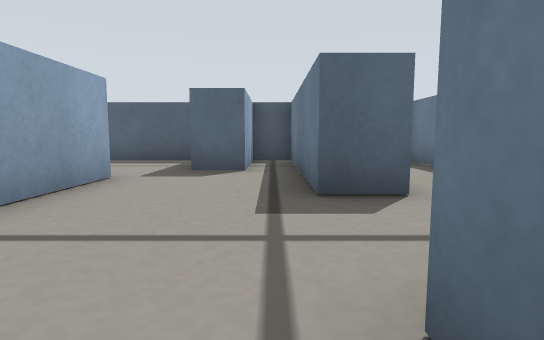
view 1 (above)

21 first-person views from a walk through a Gazebo world. The camera is 0.13 m above the floor, tilts 6° down and sees 80° across. The floor is counted in squares, 0.2 m on a side. Each view is taken from the middle of a square. On the plan, view 1 faces up. The plan holds only what a view shows up to about 10 squares ahead; the rest is blank.

view 2
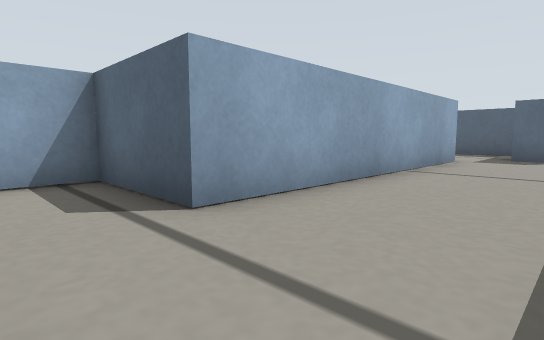

view 3
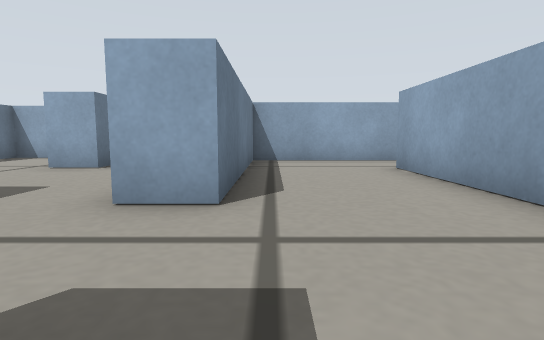

view 4
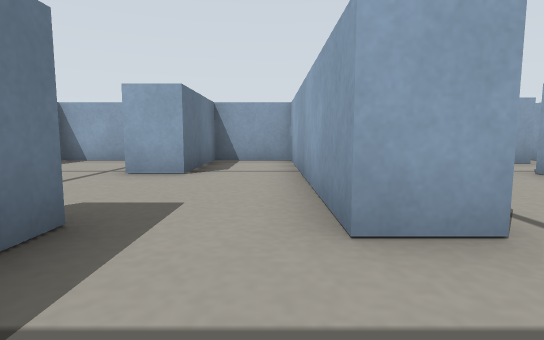

view 5
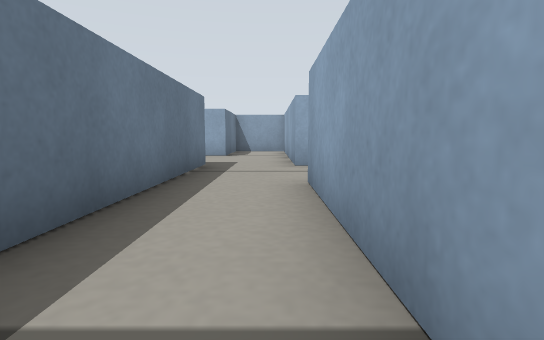

view 6
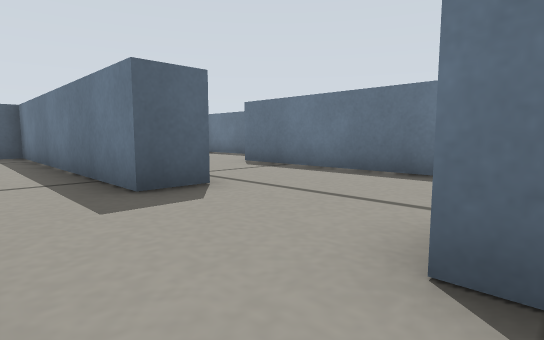

view 7
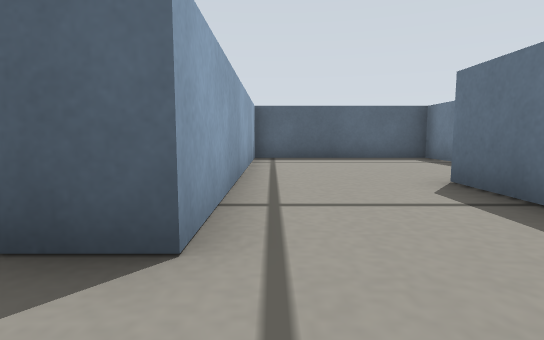

view 8
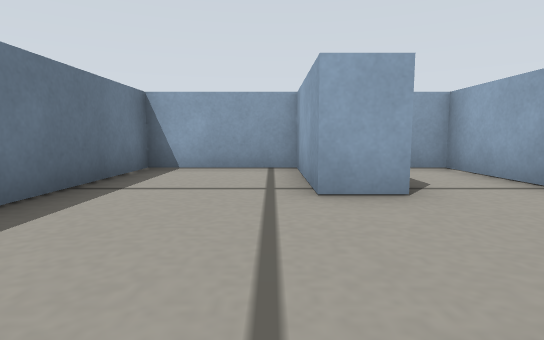

view 9
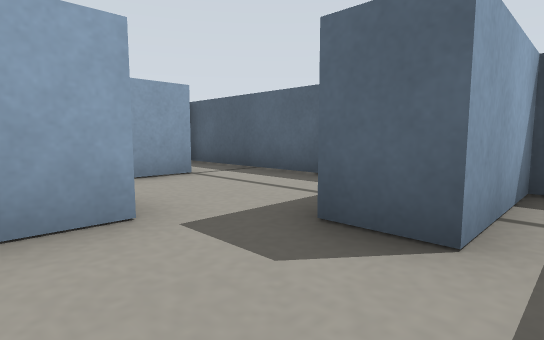

view 10
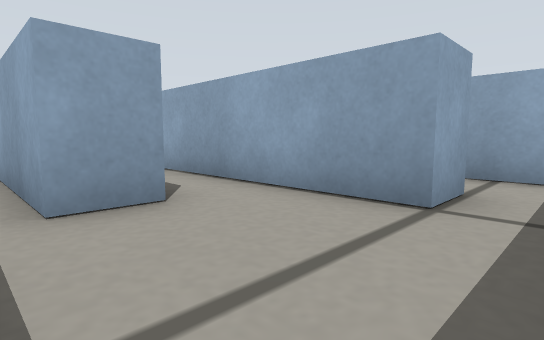

view 11
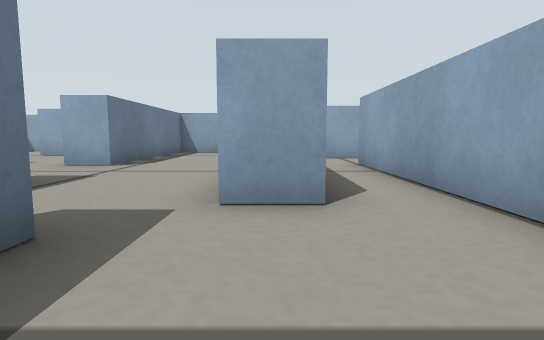

view 12
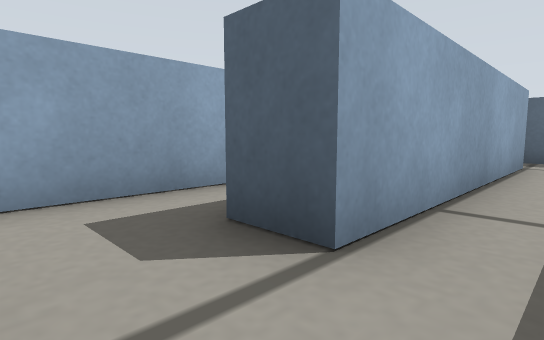

view 13
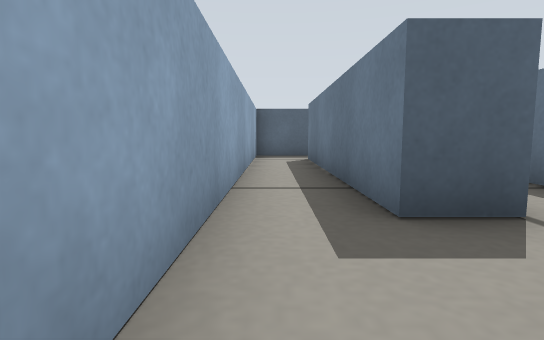

view 14
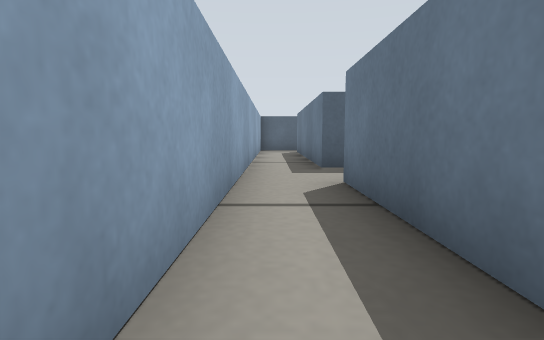

view 15
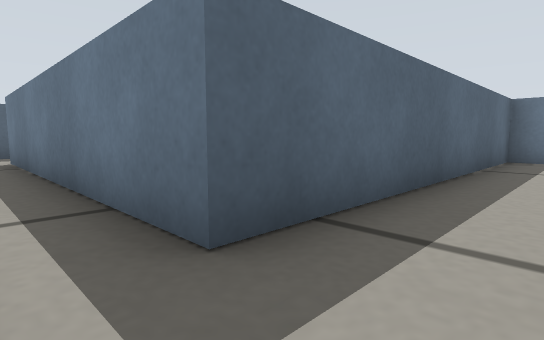

view 16
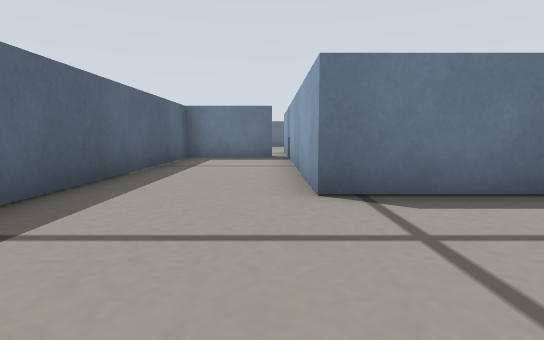

view 17
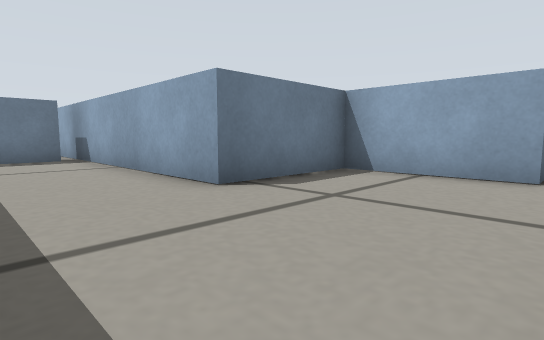

view 18
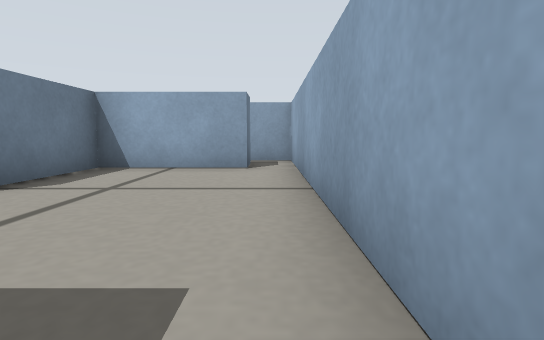

view 19
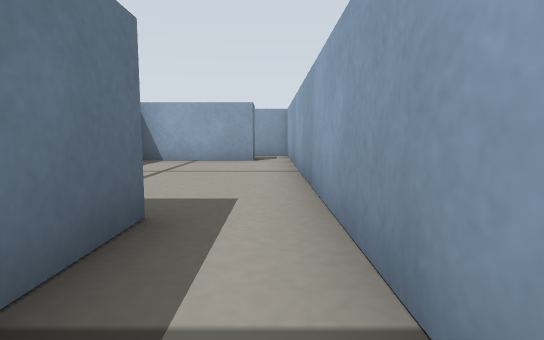

view 20
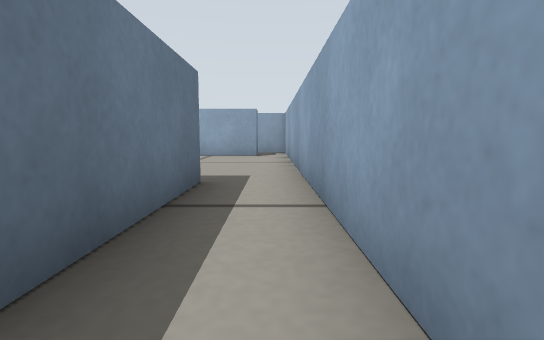

view 21
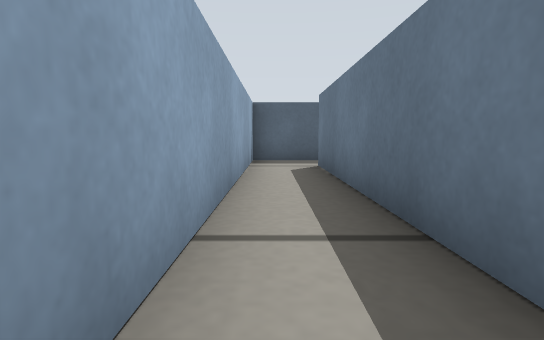

### Floor plan
Points are (right, up) in squares from view 1. A wall is a line through its corners. A room is listed if a view was taken in it or the views show most of it. See-through windows are left out.
Room 1 (views 1, 2, 3, 9)
walls: (1.5, 3.5) (0.5, 3.5) (0.5, 4.5); (-2.5, 5) (-2.5, -2.5) (-5, -2.5) (-5, -3.6); (-4.1, -4.5) (0.5, -4.5) (0.5, 1) (1.5, 1)
ways out: opening at (1, 2) to room 2; opening at (-1, 4) to room 4
Room 2 (views 4, 5, 6)
walls: (1.5, 1) (1.5, -5.5) (3.5, -5.5) (3.5, -2.5) (4.5, -2.5); (4.5, 0.7) (3.5, 0.7) (3.5, 8.5) (3, 8.5); (1.5, 7.5) (1.5, 3.5)
ways out: opening at (1, 2) to room 1; opening at (4, -1) to room 3
Room 3 (views 7, 8)
walls: (4.5, -2.5) (4.5, -5.5) (7.5, -5.5) (7.5, 3.5); (8.5, 8.5) (4.5, 8.5) (4.5, 0.7)
ways out: opening at (4, -1) to room 2; opening at (8, 6)
Room 4 (view 10)
walls: (-0.5, 6) (-1.5, 6)
ways out: opening at (-1, 4) to room 1; opening at (-3, 6.5) to room 5; opening at (-1, 5) to room 7
Room 5 (views 11, 12, 21)
walls: (-3.6, 5) (-2.5, 5); (-5, 7) (-5, 0.5) (-6, 0.5) (-6, 7) (-5, 7); (-2, 8.5) (-7.5, 8.5) (-7.5, -1.5); (-5.6, -1.5) (-4.5, -1.5)
ways out: opening at (-3, 6.5) to room 4; opening at (-7, -2) to room 6
Room 6 (views 13, 14, 15, 16, 17, 18, 19, 20)
walls: (-6.5, -16.5) (-6.5, -15.5) (-3.5, -15.5) (-3.5, -12.5) (2.9, -12.5); (2.5, -12.1) (2.5, -9.5) (-6, -9.5) (-6, -1.5); (-7.5, -1.5) (-7.5, -16.5)
ways out: opening at (-7, -2) to room 5; opening at (-7, -16)
Room 7 (no view inside)
walls: (0.5, 4.5) (0.5, 8.5) (-0.5, 8.5) (-0.5, 6)
ways out: opening at (-1, 5) to room 4

Positions as (right, up) in squares from view 1, and headings:
1: (0, 0), facing up
2: (0, -4), facing up-left
3: (0, 4), facing down
4: (2, 3), facing down
5: (2, 8), facing down
6: (2, -3), facing up-right
7: (5, -1), facing up
8: (5, 1), facing down
9: (0, 4), facing up-left
10: (-2, 8), facing down-left
11: (-3, 8), facing down
12: (-4, -1), facing up-left
13: (-7, -2), facing up
14: (-7, -6), facing up
15: (-7, -11), facing up-right
16: (-7, -12), facing right
17: (-7, -10), facing down-right
18: (-7, -9), facing down
19: (-7, -7), facing down
20: (-7, -5), facing down
21: (-7, 0), facing up
